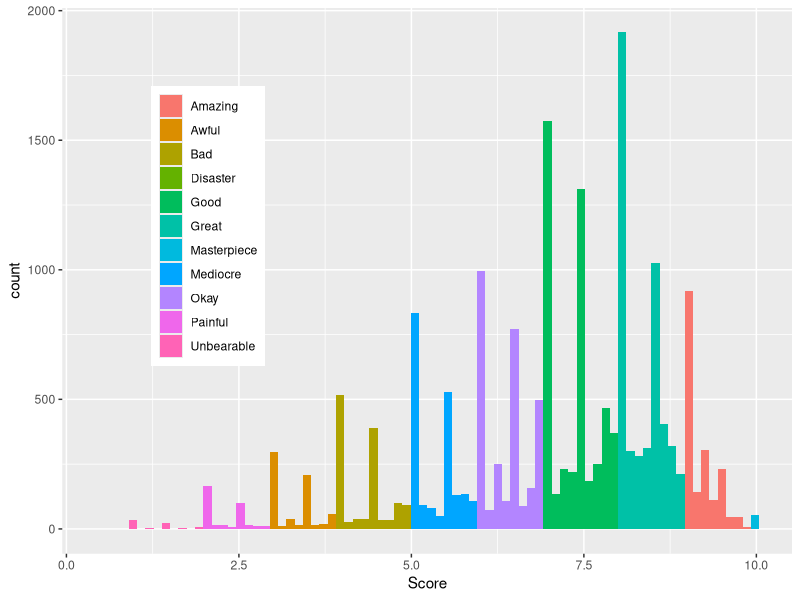
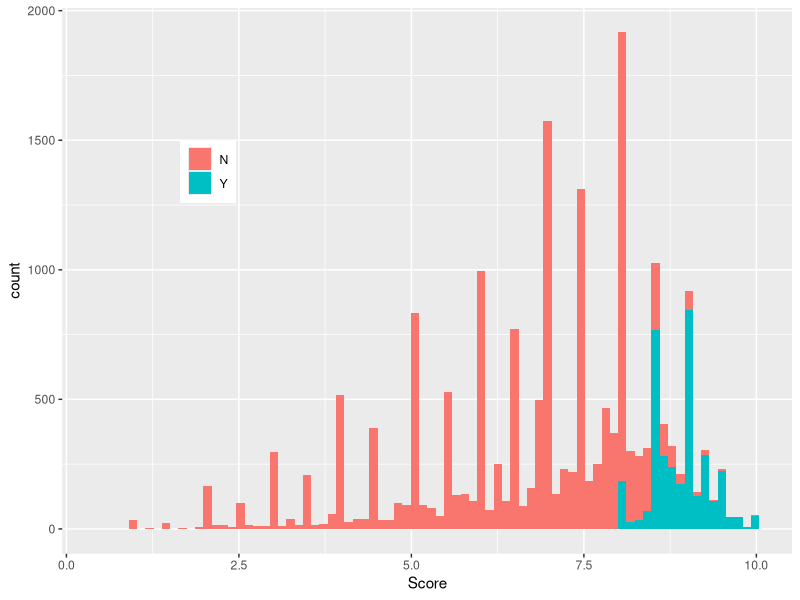
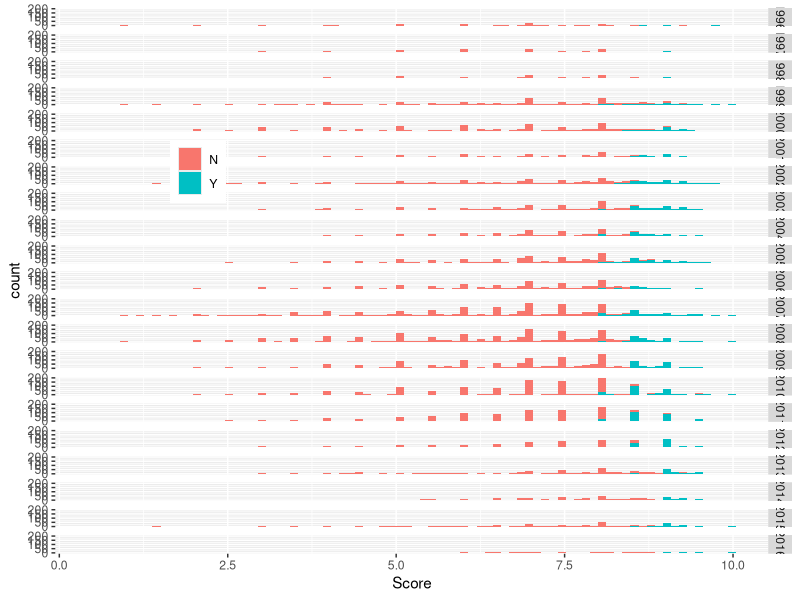
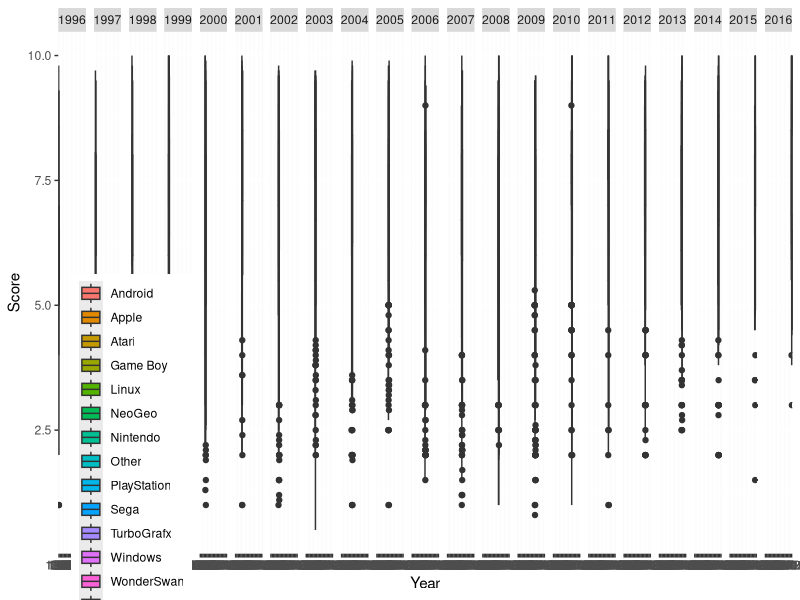

These charts were generated, in order, by the following R code: (Note: this script raises an error after producing the figures.)
## ---- chunk 1
# Load libraries and read IGN CSV file

library("dplyr")
library("tidyr")
library("knitr")
library("ggplot2")

IGN_data <- read.csv("ign_clean.csv")
## ---- chunk 2
head(tbl_df(IGN_data), 5)
## ---- chunk 3

sort(unique(IGN_data$score_phrase))

Score_vs_Phrase <- ggplot(data=IGN_data, aes(score)) + 
  geom_histogram(aes(fill=factor(score_phrase)),bins=80) + 
  xlab('Score') + 
  theme(legend.position=c(.2, .6)) + 
  theme(legend.title=element_blank()) 
print(Score_vs_Phrase)

Score_vs_EdChc <- ggplot(data=IGN_data, aes(score)) +
  geom_histogram(aes(fill=factor(editors_choice)),bins=80) + 
  xlab('Score') + theme(legend.position=c(.2, .7)) +
  theme(legend.title=element_blank()) 
print(Score_vs_EdChc)

Score_vs_EdChc_vs_Yr <- ggplot(data=IGN_data, aes(score)) +
  geom_histogram(aes(fill=factor(editors_choice)),bins=80) + 
  xlab('Score') + theme(legend.position=c(.2, .7)) +
  theme(legend.title=element_blank()) +
  facet_grid(IGN_data$release_year ~ ., IGN_data$release_year > 2007)
print(Score_vs_EdChc_vs_Yr)

## ---- chunk 4

IGN_data %>% 
  group_by(platform_group) %>%
  summarise(no_rows = length(platform_group)) %>% 
  arrange(no_rows)

ggplot(IGN_data, aes(x = factor(release_year), y = score)) + 
  geom_boxplot(aes(fill=(platform_group))) + 
  theme(legend.position=c(.1, .2)) + 
  xlab('Year') + 
  ylab('Score') + 
  theme(legend.title=element_blank()) +
  facet_grid(. ~ release_year)
## ---- chunk 5
# Release year is supposed to be higher than 1995

head(IGN_data %>% distinct(release_year),5) %>% 
  arrange(release_year)

IGN_data[IGN_data$release_year == "1970", ]

IGN_data <- IGN_data %>% mutate(release_year = if_else(title == "The Walking Dead: The Game -- Episode 1: A New Day", as.integer(2012), release_year)) %>% 
  mutate(release_month = if_else(title == "The Walking Dead: The Game -- Episode 1: A New Day", as.integer(4), release_month)) %>% 
  mutate(release_day = if_else(title == "The Walking Dead: The Game -- Episode 1: A New Day", as.integer(24), release_day))

## ---- chunk 6
# 59 variables in original platform column

IGN_data %>% distinct(platform) %>% 
  arrange(platform)

Platform_Map <- read.csv("platform_map.csv")

IGN_data <- IGN_data %>% left_join(Platform_Map, by = c("platform" = "platform"))
## ---- chunk 7
IGN_data %>% group_by(platform, platform_group) %>% 
  summarise( n_distinct(platform_group))
## ---- chunk 8
# Check for blanks in genre column

IGN_data %>% distinct(genre) %>% 
  arrange(genre)
## ---- chunk 9
group_by(IGN_data[IGN_data$genre == "", ])
## ---- chunk 10

# 113 unique factors in genre column 

IGN_data %>% distinct(genre) %>% 
  arrange(genre)

Genre_Map <- read.csv("genre_map.csv")

IGN_data <- IGN_data %>% left_join(Genre_Map, by = c("genre" = "genre"))
## ---- chunk 11
unique(IGN_data$genre_group)
## ---- chunk 12

write.csv(IGN_data, "ign_clean.csv")

